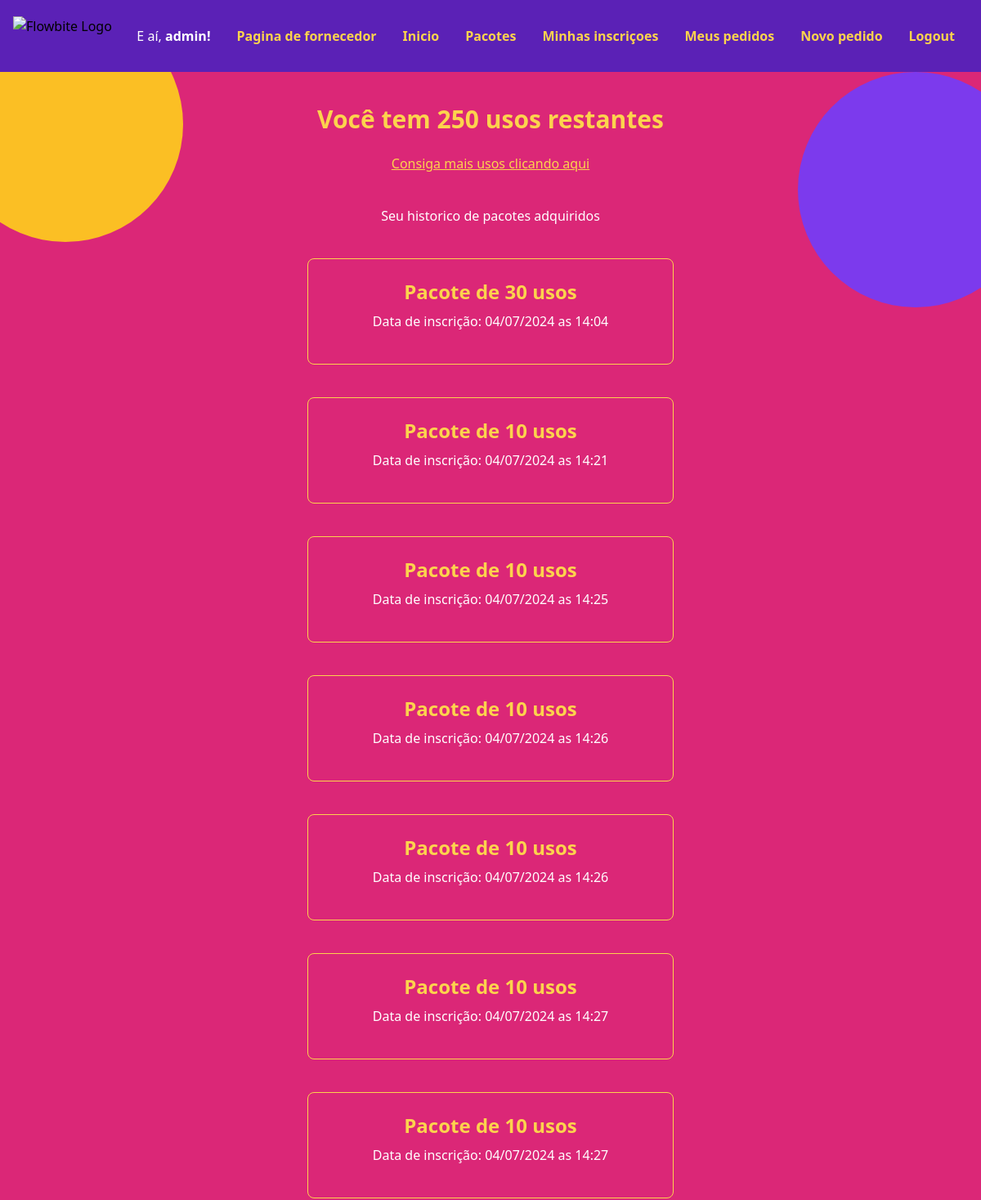
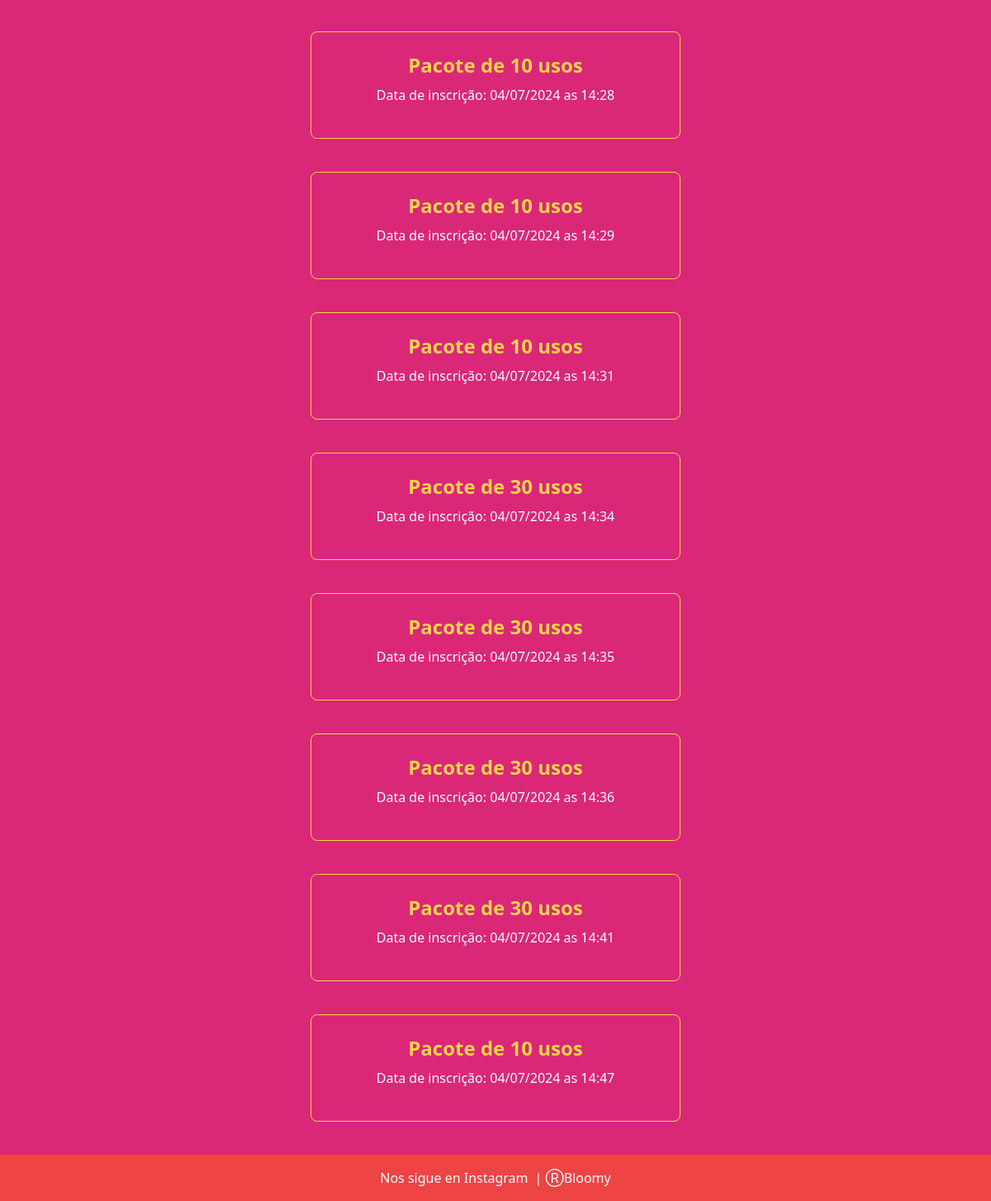
The page /subscriptions (signed in) on the database as committed earlier (2 pictures, top to bottom).
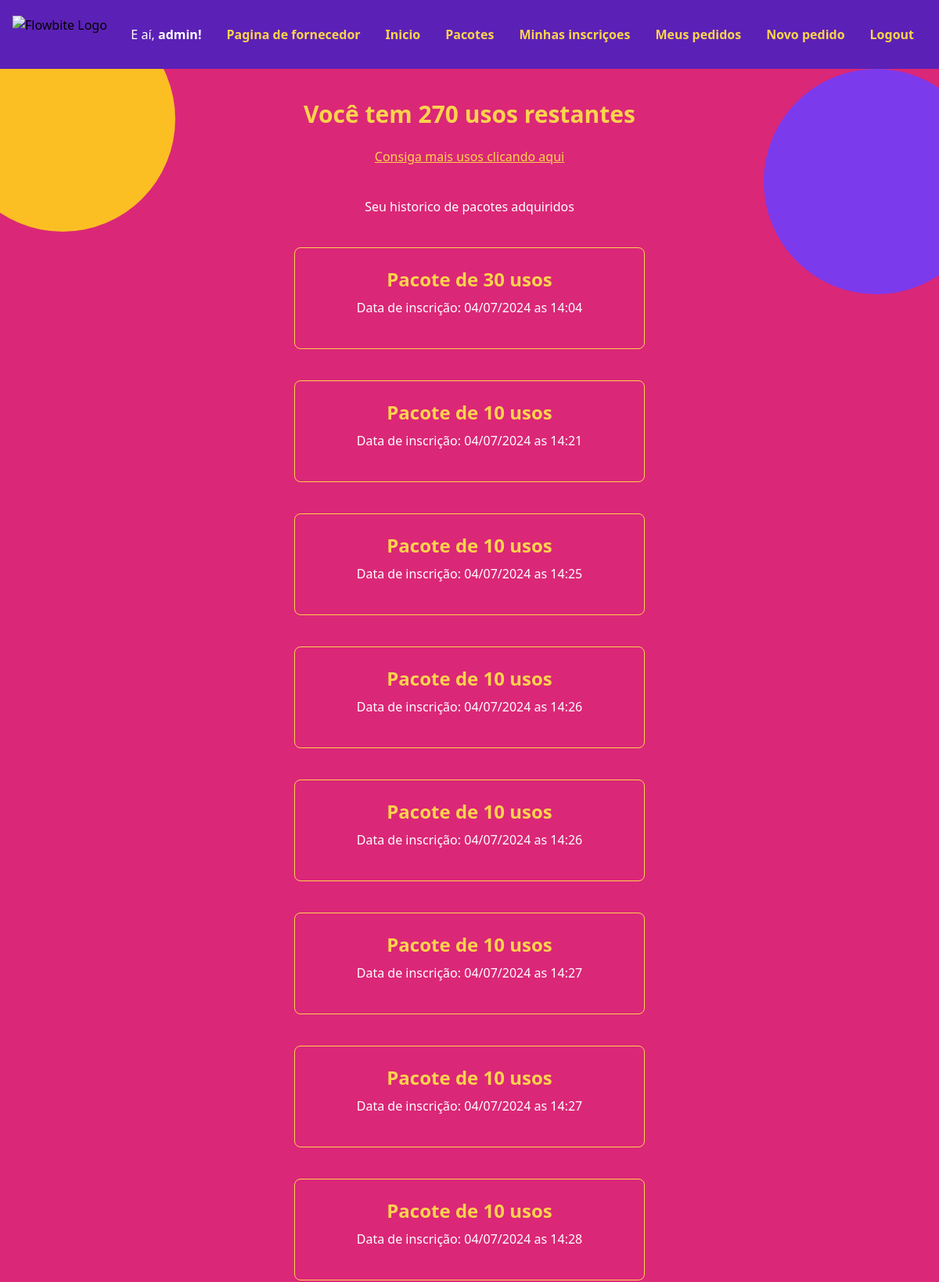
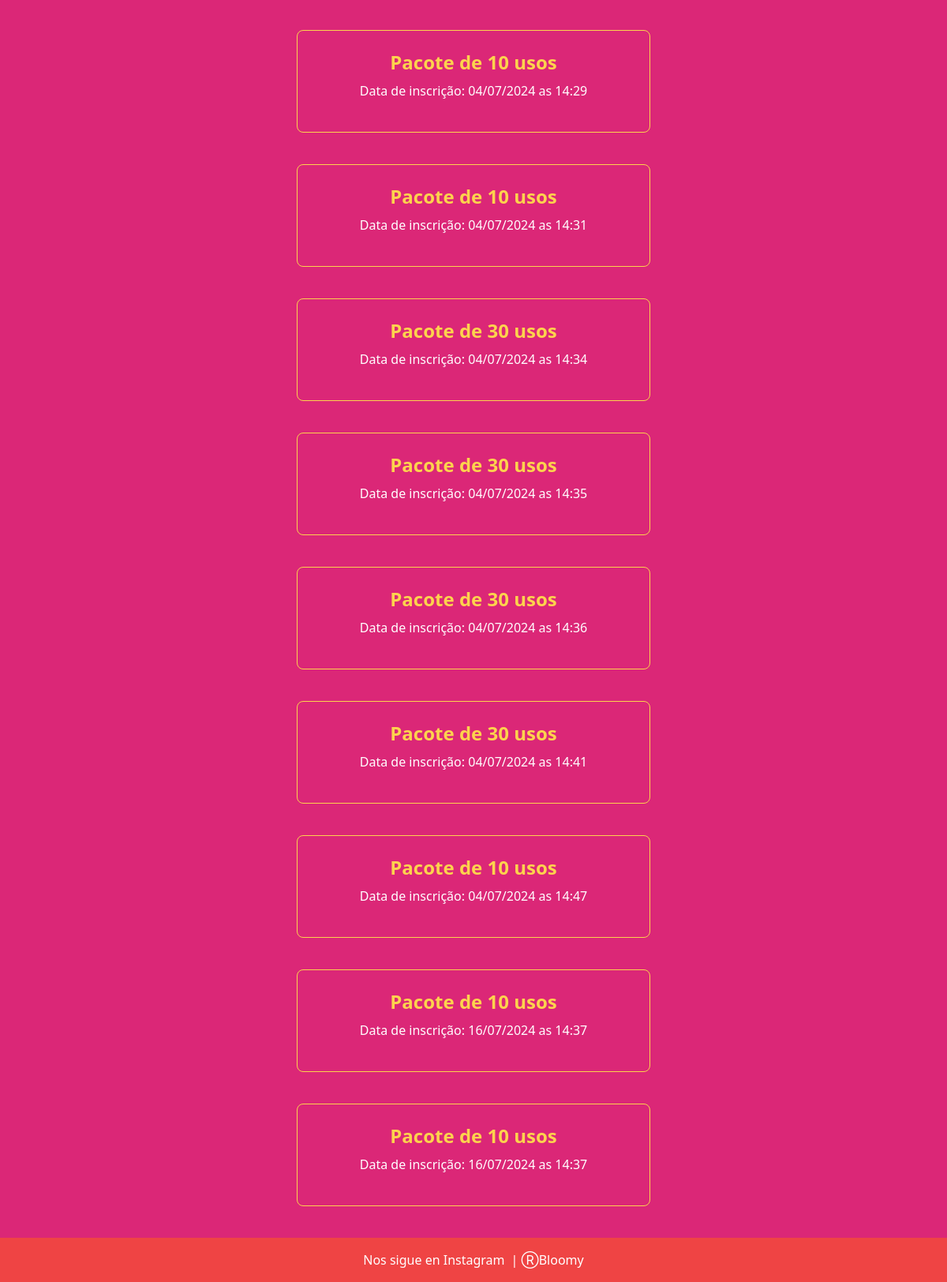
The same page on the database as committed later (2 pictures, top to bottom).
### bloomy/models.py (models this page shows, shortened)
class User(AbstractUser):
    id = models.UUIDField(primary_key=True, editable=False, default=uuid.uuid4)
    company_name = models.CharField(max_length=255, null=True, blank=True)
    CNPJ = models.CharField(max_length=14, null=True, blank=True)
    responsible_person = models.CharField(max_length=255, null=True, blank=True)
    email = models.EmailField(unique=True)
    phone_number = models.CharField(max_length=20, null=True, blank=True)
    userFiles = models.FileField(upload_to='user_files/', null=True, blank=True)
    stripe_customer_id = models.CharField(max_length=255, null=True, blank=True)
    remaining_usages = models.IntegerField(default=0)
    def __str__(self):
        return self.username

class Subscription(models.Model):
    id = models.UUIDField(primary_key=True, editable=False, default=uuid.uuid4)
    user = models.ForeignKey(User, on_delete=models.CASCADE, related_name='subscriptions')
    package = models.ForeignKey(Package, on_delete=models.SET_NULL, null=True)
    start_date = models.DateTimeField(auto_now_add=True)

class Package(models.Model):
    id = models.UUIDField(primary_key=True, editable=False, default=uuid.uuid4)
    name = models.CharField(max_length=255)
    allowed_usages = models.IntegerField()
    price = models.DecimalField(max_digits=10, decimal_places=2)
    stripe_product_id = models.CharField(max_length=255, null=True, blank=True)

### bloomy/views.py (the view)
# urls.py: path("subscriptions", views.subscriptions, name="subscriptions"),
def subscriptions(request):
    subscriptions = Subscription.objects.filter(user=request.user)
    return render(request, "bloomy/subscriptions.html", {'subscriptions':subscriptions})

### bloomy/templates/bloomy/subscriptions.html
{% extends "bloomy/layout.html" %}
{% block body %}
<div class="bg-pink-600 min-h-screen max-w-screen overflow-hidden relative">
    <div class="absolute -right-16 -top-300 bg-purple-600 w-72 h-72 rounded-full"></div>
    <div class="absolute -left-16 -top-20 bg-yellow-400 w-72 h-72 rounded-full"></div>
    {% if user.is_authenticated %}
    <div class="container mx-auto text-center my-10">
        <h1 class="text-3xl font-bold text-yellow-300 mb-6">Você tem {{ user.remaining_usages }} usos restantes</h1>
        <a href="{% url 'packages' %}" class="text-yellow-300 underline">Consiga mais usos clicando aqui</a>
        <div class="mt-10">
            <p class="text-white">Seu historico de pacotes adquiridos</p>
            {% for subscription in subscriptions %}
            <div class="max-w-md mx-auto p-6 bg-transparent border border-yellow-300 rounded-lg my-10">
                <h2 class="text-2xl font-bold text-yellow-300 mb-2">Pacote de {{ subscription.package.allowed_usages }} usos</h2>
                <p class="text-white mb-4">Data de inscrição: {{ subscription.start_date|date:"d/m/Y" }} as {{ subscription.start_date|date:"H:i" }}</p>
            </div>
            {% endfor %}
        </div>
    </div>
    {% endif %}
</div>
{% endblock %}

### bloomy/templates/bloomy/layout.html (shortened to what this page needs)
{% load static %}
<!DOCTYPE html>
<html lang="en">
<head>
    <link href="https://cdn.jsdelivr.net/npm/tailwindcss@2.2.19/dist/tailwind.min.css" rel="stylesheet">
</head>
<body class="flex flex-col min-h-screen">
    <nav class="bg-purple-800 border-gray-200 dark:bg-gray-900">
        <div class="max-w-screen-xl flex flex-wrap items-center justify-between mx-auto p-4">
            <a href="" class="flex items-center space-x-3 rtl:space-x-reverse">
                <img src="{% static 'img/logo-navbar.webp' %}" class="h-12" alt="Flowbite Logo" />
            </a>
            <div class="hidden w-full md:block md:w-auto" id="navbar-default">
                <ul class="flex flex-col p-4 mt-4 border border-gray-100 rounded-lg md:flex-row md:space-x-8 rtl:space-x-reverse md:mt-0 md:border-0 md:bg-transparent dark:bg-gray-900">
                    {% if user.is_authenticated %}
                        <li class="text-white">
                            E aí, <b>{{ request.user }}!</b>
                        </li>
                    {% endif %}
                    {% if user.is_staff %}
                        <li>
                            <a href="{% url 'provider' %}" class="block py-2 px-3 text-yellow-300 font-semibold rounded hover:bg-gray-700 md:hover:bg-transparent md:border-0 md:hover:text-blue-700 md:p-0 dark:text-white md:dark:hover:text-blue-500 dark:hover:bg-gray-700 dark:hover:text-white md:dark:hover:bg-transparent">Pagina de fornecedor</a>
                        </li>
                    {% endif %}
                    <li>
                        <a href="{% url 'index' %}" class="block py-2 px-3 text-yellow-300 font-semibold rounded hover:bg-gray-700 md:hover:bg-transparent md:border-0 md:hover:text-blue-700 md:p-0 dark:text-white md:dark:hover:text-blue-500 dark:hover:bg-gray-700 dark:hover:text-white md:dark:hover:bg-transparent">Inicio</a>
                    </li>
                    <li>
                        <a href="{% url 'packages' %}" class="block py-2 px-3 text-yellow-300 font-semibold rounded hover:bg-gray-700 md:hover:bg-transparent md:border-0 md:hover:text-blue-700 md:p-0 dark:text-white md:dark:hover:text-blue-500 dark:hover:bg-gray-700 dark:hover:text-white md:dark:hover:bg-transparent">Pacotes</a>
                    </li>
                    {% if user.is_authenticated %}
                        <li>
                            <a href="{% url 'subscriptions' %}" class="block py-2 px-3 text-yellow-300 font-semibold rounded hover:bg-gray-700 md:hover:bg-transparent md:border-0 md:hover:text-blue-700 md:p-0 dark:text-white md:dark:hover:text-blue-500 dark:hover:bg-gray-700 dark:hover:text-white md:dark:hover:bg-transparent">Minhas inscriçoes</a>
                        </li>
                        <li>
                            <a href="{% url 'user_orders' %}" class="block py-2 px-3 text-yellow-300 font-semibold rounded hover:bg-gray-700 md:hover:bg-transparent md:border-0 md:hover:text-blue-700 md:p-0 dark:text-white md:dark:hover:text-blue-500 dark:hover:bg-gray-700 dark:hover:text-white md:dark:hover:bg-transparent">Meus pedidos</a>
                        </li>
                        <li>
                            <a href="{% url 'create_order' %}" class="block py-2 px-3 text-yellow-300 font-semibold rounded hover:bg-gray-700 md:hover:bg-transparent md:border-0 md:hover:text-blue-700 md:p-0 dark:text-white md:dark:hover:text-blue-500 dark:hover:bg-gray-700 dark:hover:text-white md:dark:hover:bg-transparent">Novo pedido</a>
                        </li>
                        <li>
                            <a href="{% url 'logout' %}" class="block py-2 px-3 text-yellow-300 font-semibold rounded hover:bg-gray-700 md:hover:bg-transparent md:border-0 md:hover:text-blue-700 md:p-0 dark:text-white md:dark:hover:text-blue-500 dark:hover:bg-gray-700 dark:hover:text-white md:dark:hover:bg-transparent">Logout</a>
                        </li>
                    {% endif %}
                </ul>
            </div>
        </div>
    </nav>
        <body>
            {% block body %}
            {% endblock %}
        </body>
    <footer class="bg-red-500 py-4 mt-auto w-full flex justify-center">
        <div class="container mx-auto flex justify-center">
            <a href="https://www.instagram.com/" target="_blank" rel="noopener noreferrer" class="text-white hover:text-gray-200">
                Nos sigue en Instagram
            </a>
            <p class="text-white ml-2">| ⓇBloomy</p>
        </div>
    </footer>
</body>
</html>

Rows that differ between the two databases and show on the page:
changed User "admin": remaining_usages "250" → "270"
added Subscription: package.allowed_usages "10", start_date "16/07/2024", start_date "14:37"
added Subscription: package.allowed_usages "10", start_date "16/07/2024", start_date "14:37"
